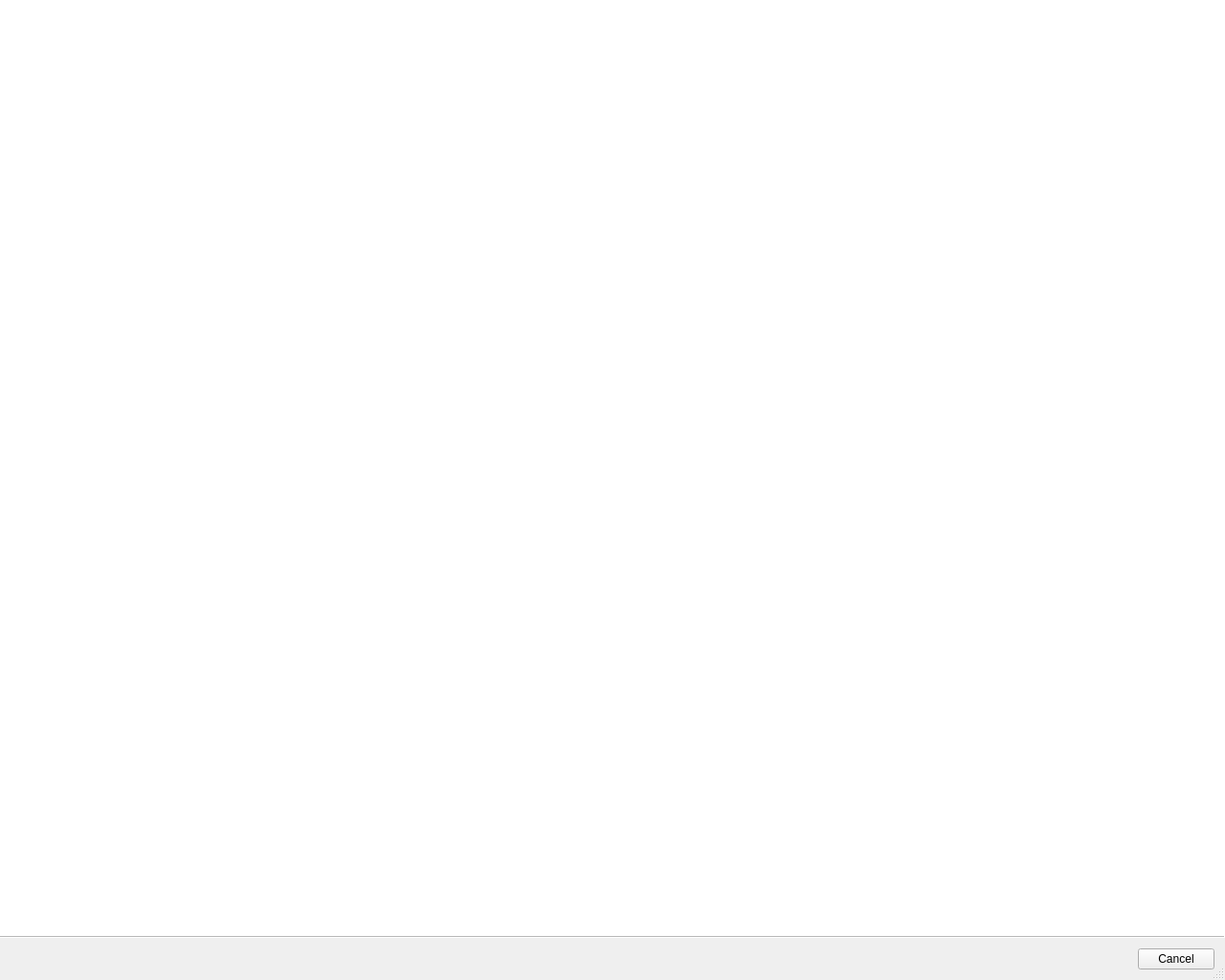
<?xml version="1.0" encoding="UTF-8"?>
<ui version="4.0">
 <class>Wizard</class>
 <widget class="QWizard" name="Wizard">
  <property name="geometry">
   <rect>
    <x>0</x>
    <y>0</y>
    <width>1280</width>
    <height>1024</height>
   </rect>
  </property>
  <property name="minimumSize">
   <size>
    <width>1024</width>
    <height>768</height>
   </size>
  </property>
  <property name="windowTitle">
   <string>QOB 9000</string>
  </property>
  <property name="windowIcon">
   <iconset resource="res/preset_editor_rsc.qrc">
    <normaloff>:/main/RK_Icon.png</normaloff>:/main/RK_Icon.png</iconset>
  </property>
  <property name="sizeGripEnabled">
   <bool>true</bool>
  </property>
  <property name="wizardStyle">
   <enum>QWizard::ModernStyle</enum>
  </property>
  <property name="options">
   <set>QWizard::HelpButtonOnRight|QWizard::NoBackButtonOnStartPage</set>
  </property>
 </widget>
 <resources>
  <include location="res/preset_editor_rsc.qrc"/>
 </resources>
 <connections/>
</ui>
